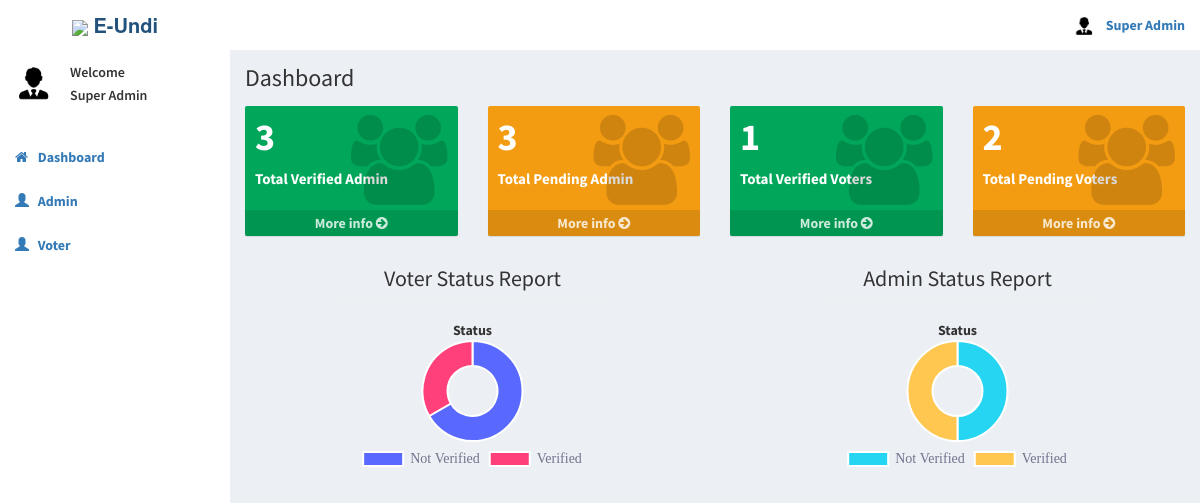
The page /superadmin/home.php (signed in) on the database its author committed.
### tables this page shows
CREATE TABLE `superadmin` (
  `id` int(11) NOT NULL,
  `username` varchar(50) NOT NULL,
  `password` varchar(60) NOT NULL,
  `firstname` varchar(50) NOT NULL,
  `lastname` varchar(50) NOT NULL,
  `photo` varchar(150) NOT NULL,
  `created_on` date NOT NULL
);

### superadmin/includes/session.php (called while the page is built, shortened)
<?php
	include 'includes/conn.php';
	$sql = "SELECT * FROM superadmin WHERE id = '".$_SESSION['superadmin']."'";
	$query = $conn->query($sql);
	$user = $query->fetch_assoc();
?>

### superadmin/includes/navbar.php (shortened to what this page needs)
<header class="main-header">
  <a href="home.php" class="logo">
    <span class="logo-lg"><img src="https://img.icons8.com/small/30/000000/elections.png"> <b>E-Undi</span>
  </a>
  <nav class="navbar navbar-static-top">
    <div class="navbar-custom-menu">
      <ul class="nav navbar-nav">
        <li class="dropdown user user-menu">
          <a href="#" class="dropdown-toggle" data-toggle="dropdown">
            <img src="<?php echo (!empty($user['photo'])) ? '../images/'.$user['photo'] : '../images/profile.jpg'; ?>" class="user-image" alt="User Image">
            <span class="hidden-xs"><?php echo $user['firstname'].' '.$user['lastname']; ?></span>
          </a>
        </li>
      </ul>
    </div>
  </nav>
</header>

### superadmin/includes/menubar.php (shortened to what this page needs)
<aside class="main-sidebar">
  <section class="sidebar">
    <div class="user-panel">
      <div class="pull-left image">
        <img src="<?php echo (!empty($user['photo'])) ? '../images/'.$user['photo'] : '../images/profile.jpg'; ?>" class="img-circle" alt="User Image">
      </div>
      <div class="pull-left info">
       <p>Welcome</p>
        <p><?php echo $user['firstname'].' '.$user['lastname']; ?></p>
      </div>
    </div>
    <ul class="sidebar-menu" data-widget="tree">
      <li class="header"></li>
      <li class=""><a href="home.php"><i class="fa fa-home"></i> <span>Dashboard</span></a></li>
      <li class=""><a href="admin.php"><span class="glyphicon glyphicon-user"></span> <span>Admin</span></a></li>
        <li class=""><a href="voters.php"><span class="glyphicon glyphicon-user"></span> <span>Voter</span></a></li>
            </ul>
  </section>
</aside>

### rows shown on the page
superadmin: photo (picture), firstname "Super Admin"

### other values the page prints
$query->num_rows "3"
$query->num_rows "1"
$query->num_rows "2"
chart data {{ json_encode($status) }} ["Not Verified","Verified"]
chart data {{ json_encode($total) }} ["2","1"]
chart data {{ json_encode($status_admin) }} ["Not Verified","Verified"]
chart data {{ json_encode($total_admin) }} ["3","3"]
